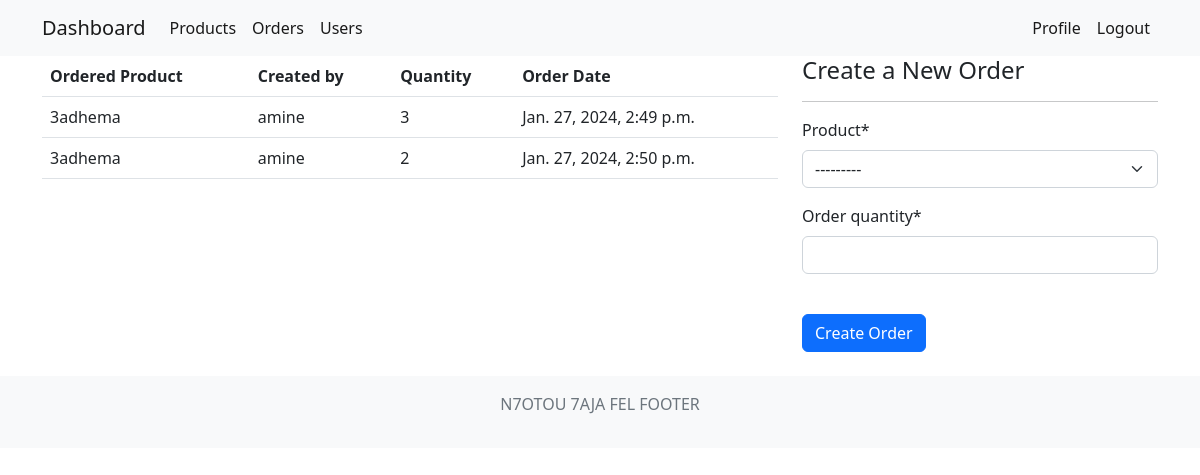
//orders/ (signed in), run on the app's committed database.
### inventory/models.py (models this page shows, shortened)
class Order(models.Model):
    product = models.ForeignKey(Product, on_delete=models.CASCADE, null=True)
    created_by = models.ForeignKey(User, models.CASCADE, null=True)
    order_quantity = models.PositiveIntegerField(null=True)
    date = models.DateTimeField(auto_now_add=True)

class Product(models.Model):
    name = models.CharField(max_length=100, null=True)
    category = models.CharField(max_length=20, choices=CATEGORY, null=True)
    quantity = models.PositiveIntegerField(null=True)
    description = models.CharField(max_length=200, null=True)
    def __str__(self) -> str:
        return self.name

### inventory/views.py (the view)
# urls.py: path("orders/", views.orders, name="orders"),
@login_required
def orders(request):
    orders = Order.objects.all()
    print([i for i in request])
    if request.method == "POST":
        form = OrderForm(request.POST)
        if form.is_valid():
            instance = form.save(commit=False)
            instance.created_by = request.user
            instance.save()
            return redirect("orders")
    else:
        form = OrderForm()
    context = {"title": "Orders", "orders": orders, "form": form}
    return render(request, "inventory/orders.html", context)

### inventory/forms.py
class OrderForm(forms.ModelForm):
    class Meta:
        model = Order
        fields = ["product", "order_quantity"]

### inventory/templates/inventory/orders.html (shortened to what this page needs)
{% extends 'inventory/base.html' %}
{% load crispy_forms_tags %}
{% block content %}
<div class="container">
  <div class="row">
    <div class="col-md-8">
      <table class="table">
        <thead>
          <tr>
            <th scope="col">Ordered Product</th>
            <th scope="col">Created by</th>
            <th scope="col">Quantity</th>
            <th scope="col">Order Date</th>
          </tr>
        </thead>
        {% if user.is_staff and user.is_superuser %}
        <tbody>
          {% for order in orders %}
          <tr>
            <td>{{ order.product }}</td>
            <td>{{ order.created_by.username }}</td>
            <td>{{ order.order_quantity }}</td>
            <td>{{ order.date }}</td>
          </tr>
          {% endfor %}
        </tbody>
        {% endif %}
      </table>
    </div>
    <div class="col-md-4">
      <form method="POST">
        <h4>Create a New Order</h4>
        <hr>
        {{ form|crispy}}
        <br>
        <button type="submit" class="btn btn-primary">Create Order</button>
      </form>
    </div>
  </div>
</div>
{% endblock %}

### data on the page
Order: product "3adhema", created_by.username "amine", order_quantity "3", date "Jan. 27, 2024, 2:49 p.m."
Order: product "3adhema", created_by.username "amine", order_quantity "2", date "Jan. 27, 2024, 2:50 p.m."
